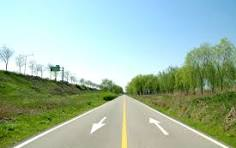
#> input picture img/img2.jpg, 236 x 148 px
$ jupyter execute --allow-errors 251121.ipynb
#> lines starting #> are read from the running program, lines starting #| are printed output that depends on the picture; after the words box and inside, x2 and y2 are one past the last pixel; in counts of white or black regions, pixels touching at a corner belong together
[cell 1]
# 크기 변경
import numpy as np
import cv2

# [26 lines left out: functions scaling, bilinear_value, scaling_bilinear, not called in this run]

image = cv2.imread(r"img/img.jpg", cv2.IMREAD_GRAYSCALE)
#> (the rest of this cell did not finish here and is left out)

[cell 2]
import numpy as np
import cv2

def contain(p,shape):
    return 0 <= p[0] < shape[1] and 0 <= p[1] < shape[0]

# [8 lines left out: function translate, not called in this run]

image = cv2.imread(r"img/img.jpg", cv2.IMREAD_GRAYSCALE)
#> (the rest of this cell did not finish here and is left out)

[cell 3]
import numpy as np
import cv2

# [10 lines left out: function bilinear_value, not called in this run]

def contain(p,shape):
    return 0 <= p[0] < shape[1] and 0 <= p[1] < shape[0]

# [14 lines left out: function rotate_pt, not called in this run]

image = cv2.imread(r"img/img.jpg", cv2.IMREAD_GRAYSCALE)
#> (the rest of this cell did not finish here and is left out)

[cell 4]
import numpy as np
import cv2

image = cv2.imread(r"img/img.jpg", cv2.IMREAD_GRAYSCALE)
#> (the rest of this cell did not finish here and is left out)

[cell 5]
import numpy as np
import cv2

img = cv2.imread(r"img/img2.jpg")
#> img is the input picture: shape (148, 236, 3); mean B, G, R 166.8, 186.2, 160.2
gray = cv2.cvtColor(img, cv2.COLOR_BGR2GRAY)
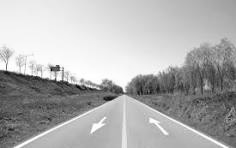
#> gray: shape (148, 236); min 6, max 255, mean 176.2

blur = cv2.GaussianBlur(gray, (5,5), 1)
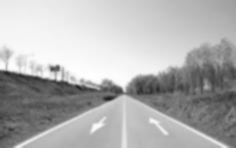
#> blur: shape (148, 236); min 30, max 255, mean 176.2
edges = cv2.Canny(blur, 240, 250)
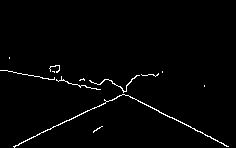
#> edges: shape (148, 236); 1.7% white in thin lines or dots, all inside (x1, y1, x2, y2) = (0, 57, 229, 148)


lines = cv2.HoughLinesP(edges, 1, np.pi/180, 210)
#> lines = None

if lines is not None:
    for line in lines:
        rho, theta = line[0]
        a = np.cos(theta)
        b = np.sin(theta)
        x0 = a*rho
        y0 = b*rho
        x1 = int(x0 + 1000*(-b))
        y1 = int(y0 + 1000*(a))
        x2 = int(x0 - 1000*(-b))
        y2 = int(y0 - 1000*(a))
        cv2.line(img, (x1,y1), (x2,y2), (0,0,255), 2)

cv2.imshow("img", img)
cv2.imshow("edges", edges)
cv2.waitKey(0)
cv2.destroyAllWindows()

[cell 6]
import numpy as np
import cv2

img = cv2.imread(r"img/img3.jpg")
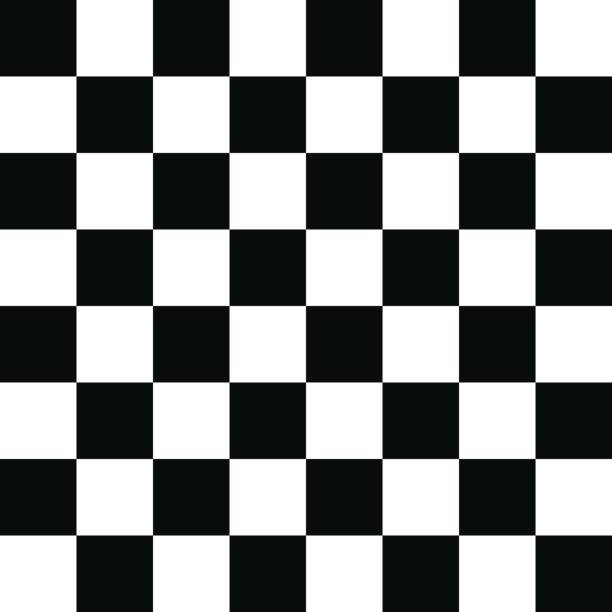
#> input picture img/img3.jpg, 612 x 612 px
#> img is the input picture: shape (612, 612, 3); mean B, G, R 133.7, 133.3, 131.5
if img is None: raise Exception("영상파일 읽기 오류")


gray = cv2.cvtColor(img, cv2.COLOR_BGR2GRAY)
#> gray: shape (612, 612)
gray_f = np.float32(gray)

dst = cv2.cornerHarris(gray_f, 5, 3, 0.06)
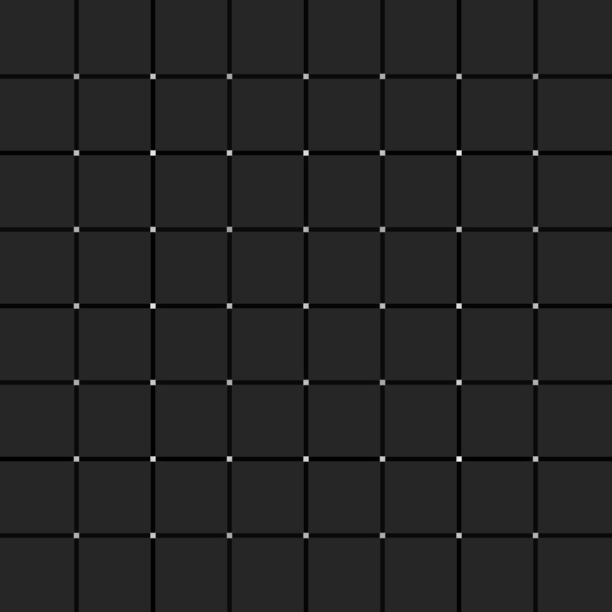
#> dst: shape (612, 612) float32; min -25407718, max 144644832, mean -1576323.6; drawn with min black and max white
threshold = 0.01 * dst.max()
#> threshold = 1446448.3
corner_img = img.copy()


ys,yx = np.where(dst > threshold)
#> ys = 2116 values from 73 to 538; yx = 2116 values, max 538 at index 45, min 73 at index 0, mean 305.5

for x,y in zip(yx,ys):
    cv2.circle(corner_img, (x,y),radius=2, color=(0,255,0), thickness=-1)
#> this loop made 2116 passes
#> (x, y) on passes 1 to 3: (73, 73), (74, 73), (75, 73)
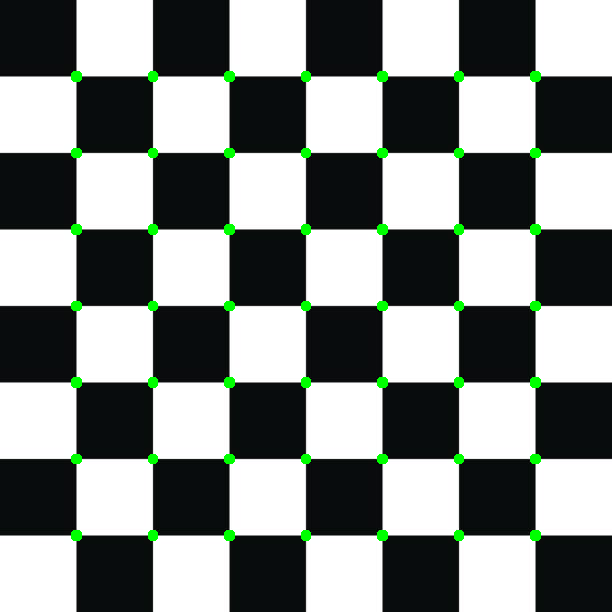
#> corner_img: shape (612, 612, 3); 1.31% of pixels changed, all inside (x1, y1, x2, y2) = (71, 71, 541, 541)

cv2.imshow("img", img)
cv2.imshow("corner harris", corner_img)
cv2.waitKey(0)
cv2.destroyAllWindows()
